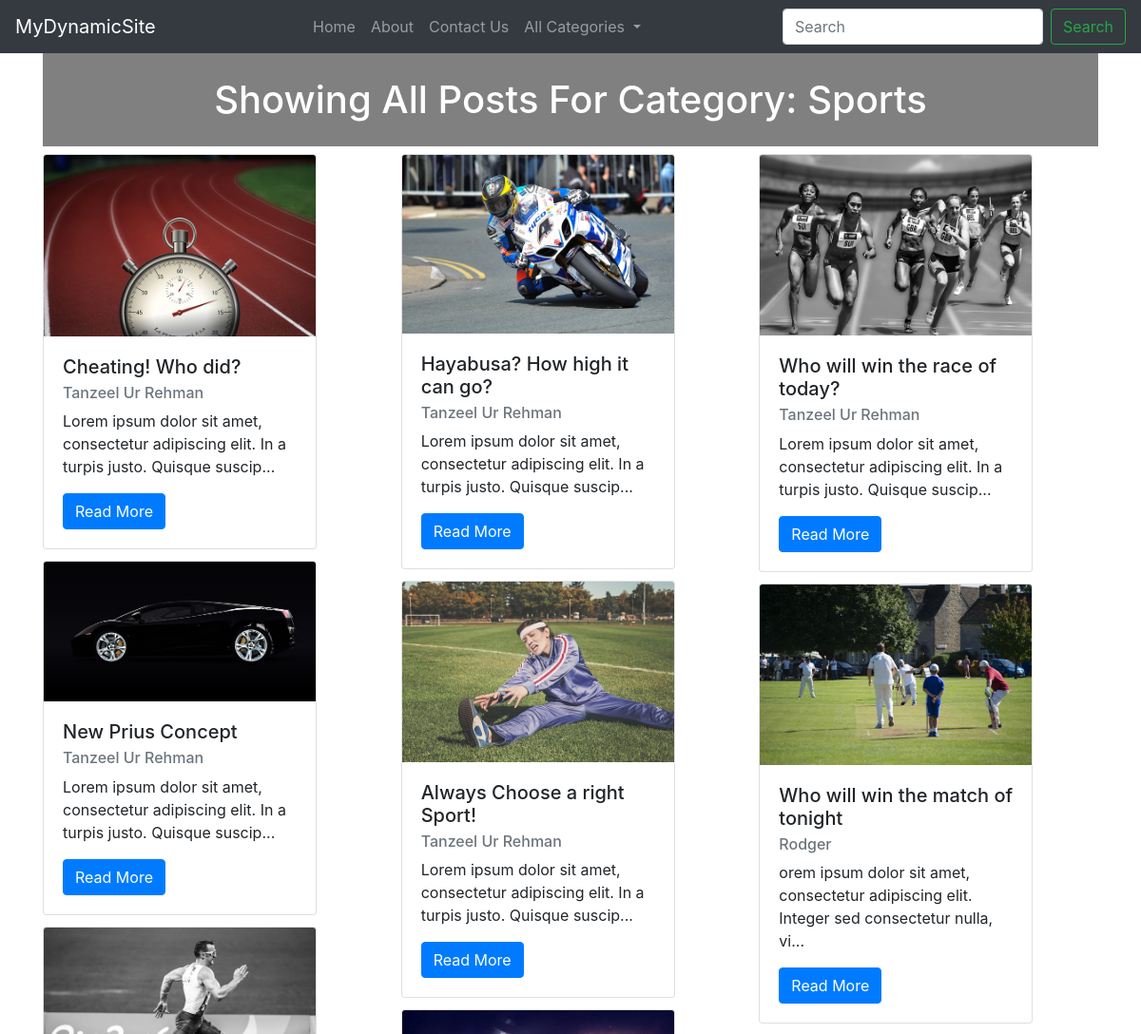
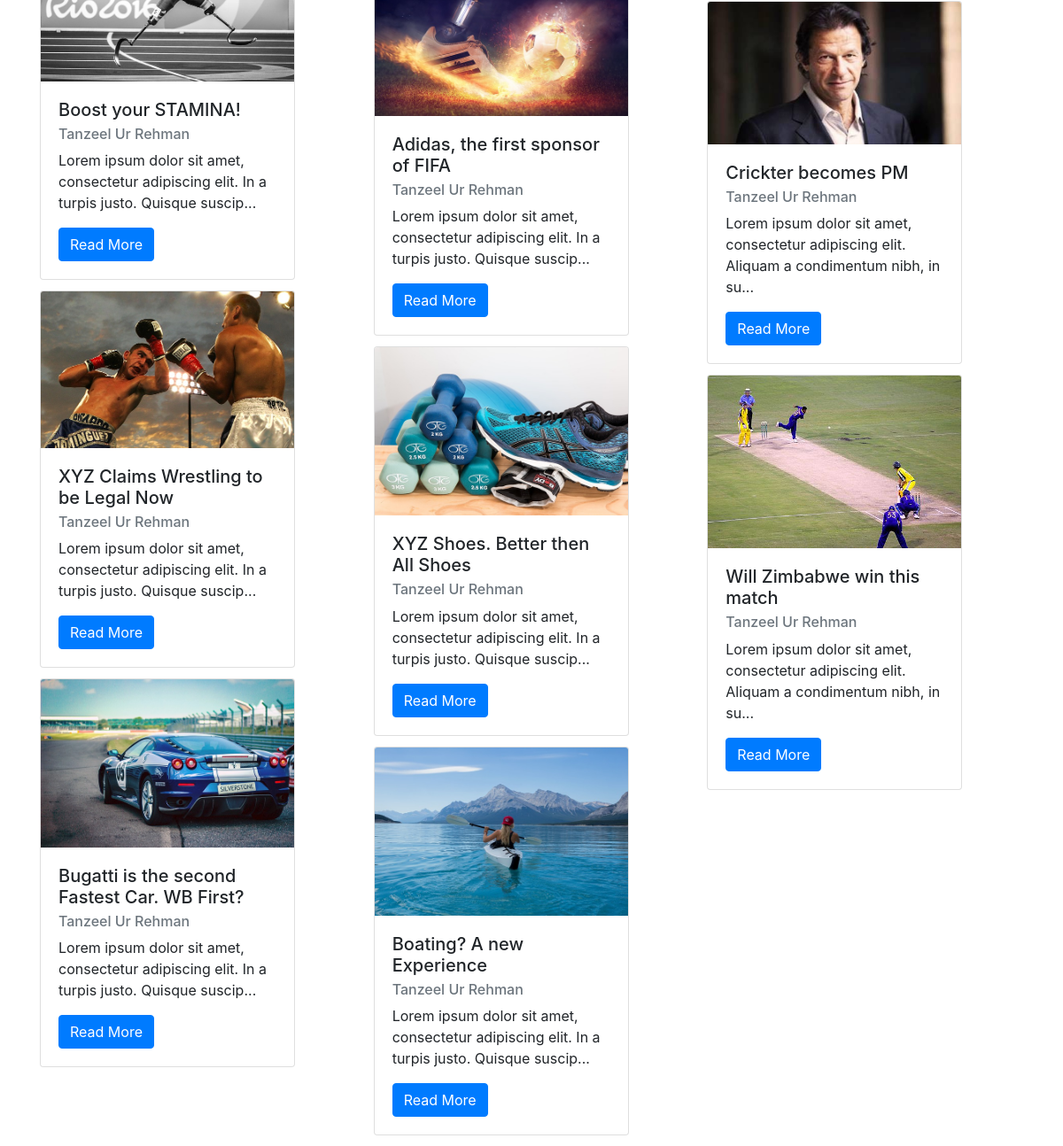
/category.php?id=1, run on the app's committed database (2 pictures, top to bottom).
### tables this page shows
CREATE TABLE `page` (
  `page_id` int(11) NOT NULL,
  `page_title` varchar(256) NOT NULL,
  `page_content` longtext NOT NULL
);

CREATE TABLE `category` (
  `category_id` int(11) NOT NULL,
  `category_name` varchar(256) NOT NULL
);

CREATE TABLE `author` (
  `author_id` int(11) NOT NULL,
  `author_name` varchar(256) NOT NULL,
  `author_email` varchar(256) NOT NULL,
  `author_password` varchar(256) NOT NULL,
  `author_bio` longtext NOT NULL,
  `author_role` varchar(256) NOT NULL
);

CREATE TABLE `post` (
  `post_id` int(20) NOT NULL,
  `post_title` varchar(256) NOT NULL,
  `post_content` longtext NOT NULL,
  `post_category` int(20) NOT NULL,
  `post_author` int(20) NOT NULL,
  `post_date` varchar(256) NOT NULL,
  `post_keywords` varchar(256) NOT NULL,
  `post_image` varchar(256) NOT NULL
);

### category.php (the view, shortened to what this page needs)
<?php
include_once "includes/connection.php";
include_once "includes/functions.php";
if(!isset($_GET['id'])){
	header("Location: index.php?geterr");
}else{
	$id = mysqli_real_escape_string($conn, $_GET['id']);
	if(!is_numeric($id)){
		header("Location: index.php?numerror");
		exit();
	}else if(is_numeric($id)){
		$sql = "SELECT * FROM category WHERE category_id='$id'";
		$result = mysqli_query($conn, $sql);
		if(mysqli_num_rows($result)<=0){
			header("Location: index.php?noresult");
		}else{
		?>
<!DOCTYPE html>
<html lang="en">
	<head>
		<link rel="stylesheet" href="style/bootstrap.min.css">
		<link rel="stylesheet" href="style.css">
	</head>
	<body>
		<?php include_once "includes/nav.php"; ?>
		<div class="container">
		<h1 style="width:100%;padding-top:25px;padding-bottom:25px;background-color:grey;color:white;text-align:center;">Showing All Posts For Category: <?php getCategoryName($id); ?></h1>
		<div class="card-columns">
		<?php
			$sql = "SELECT * FROM `post` WHERE post_category='$id' ORDER BY post_id DESC";
			$result = mysqli_query($conn, $sql);
			while($row=mysqli_fetch_assoc($result)){
				$post_title = $row['post_title'];
				$post_image = $row['post_image'];
				$post_author = $row['post_author'];
				$post_content = $row['post_content'];
				$post_id = $row['post_id'];
			$sqlauth = "SELECT * FROM author WHERE author_id='$post_author'";
			$resultauth = mysqli_query($conn, $sqlauth);
			while($authrow=mysqli_fetch_assoc($resultauth)){
				$post_author_name = $authrow['author_name'];
		?>
			<div class="card" style="width: 18rem;">
				<img class="card-img-top" src="<?php echo $post_image ?>" alt="Card image cap">
				<div class="card-body">
				<h5 class="card-title"><?php echo $post_title ?></h5>
				<h6 class="card-subtitle mb-2 text-muted"><?php echo $post_author_name ?></h6>
				<p class="card-text"><?php echo substr(strip_tags($post_content),0,90)."..."; ?></p>
				<a href="post.php?id=<?php echo $post_id; ?>" class="btn btn-primary">Read More</a>
				</div>
			</div>
			<?php }}?>
		</div>
		</div>
	</body>
</html>
		<?php
		}
	}
}
				?>

### includes/nav.php (shortened to what this page needs)
<?php
include_once "includes/connection.php";
?>
<nav class="navbar navbar-expand-lg navbar-dark bg-dark">
		  <a class="navbar-brand" href="#">MyDynamicSite</a>
		  <div class="collapse navbar-collapse" id="navbarSupportedContent">
			<ul class="navbar-nav mx-auto">
			  <li class="nav-item">
				<a class="nav-link" href="index.php">Home</a>
			  </li>
			  <?php
				$sqlpage = "SELECT * FROM page";
					$resultpage = mysqli_query($conn, $sqlpage);
					while($rowpage=mysqli_fetch_array($resultpage)){
						$page_id = $rowpage['page_id'];
						$page_title = $rowpage['page_title'];
						?>
						<li class="nav-item">
							<a class="nav-link" href="page.php?id=<?php echo $page_id; ?>"><?php echo $page_title; ?></a>
						</li>
						<?php
					}
			  ?>
			  <li class="nav-item dropdown">
				<a class="nav-link dropdown-toggle" href="#" id="navbarDropdown" role="button" data-toggle="dropdown" aria-haspopup="true" aria-expanded="false">
				  All Categories
				</a>
			  </li>
			</ul>
			<form action="search.php" class="form-inline my-2 my-lg-0">
			  <input name="s" class="form-control mr-sm-2" type="search" placeholder="Search" aria-label="Search">
			  <button class="btn btn-outline-success my-2 my-sm-0" type="submit">Search</button>
			</form>
		  </div>
		</nav>

### includes/functions.php (shortened to what this page needs)
<?php
include_once "connection.php";
function getCategoryName($id){
	global $conn;
	$sql = "SELECT * FROM category WHERE category_id='$id'";
	$result = mysqli_query($conn, $sql);
	while($row=mysqli_fetch_assoc($result)){
		$name = $row['category_name'];
		echo $name;
	}
}
?>

### data on the page
page: page_title "About"
page: page_title "Contact Us"
category: category_name "Sports"
post: post_title "Cheating! Who did?", post_content "Lorem ipsum dolor sit amet, consectetur adipiscing elit. In a turpis justo. Quisque suscip"
author: post.post_image (picture), author_name "Tanzeel Ur Rehman"
post: post_title "New Prius Concept", post_content "Lorem ipsum dolor sit amet, consectetur adipiscing elit. In a turpis justo. Quisque suscip"
post: post_title "Boost your STAMINA!", post_content "Lorem ipsum dolor sit amet, consectetur adipiscing elit. In a turpis justo. Quisque suscip"
post: post_title "XYZ Claims Wrestling to be Legal Now", post_content "Lorem ipsum dolor sit amet, consectetur adipiscing elit. In a turpis justo. Quisque suscip"
post: post_title "Bugatti is the second Fastest Car. WB First?", post_content "Lorem ipsum dolor sit amet, consectetur adipiscing elit. In a turpis justo. Quisque suscip"
post: post_title "Hayabusa? How high it can go?", post_content "Lorem ipsum dolor sit amet, consectetur adipiscing elit. In a turpis justo. Quisque suscip"
post: post_title "Always Choose a right Sport!", post_content "Lorem ipsum dolor sit amet, consectetur adipiscing elit. In a turpis justo. Quisque suscip"
post: post_title "Adidas, the first sponsor of FIFA", post_content "Lorem ipsum dolor sit amet, consectetur adipiscing elit. In a turpis justo. Quisque suscip"
post: post_title "XYZ Shoes. Better then All Shoes", post_content "Lorem ipsum dolor sit amet, consectetur adipiscing elit. In a turpis justo. Quisque suscip"
post: post_title "Boating? A new Experience", post_content "Lorem ipsum dolor sit amet, consectetur adipiscing elit. In a turpis justo. Quisque suscip"
post: post_title "Who will win the race of today?", post_content "Lorem ipsum dolor sit amet, consectetur adipiscing elit. In a turpis justo. Quisque suscip"
post: post_title "Who will win the match of tonight", post_content "orem ipsum dolor sit amet, consectetur adipiscing elit. Integer sed consectetur nulla, vi"
author: post.post_image (picture), author_name "Rodger"
post: post_title "Crickter becomes PM", post_content "Lorem ipsum dolor sit amet, consectetur adipiscing elit. Aliquam a condimentum nibh, in su"
post: post_title "Will Zimbabwe win this match", post_content "Lorem ipsum dolor sit amet, consectetur adipiscing elit. Aliquam a condimentum nibh, in su"
